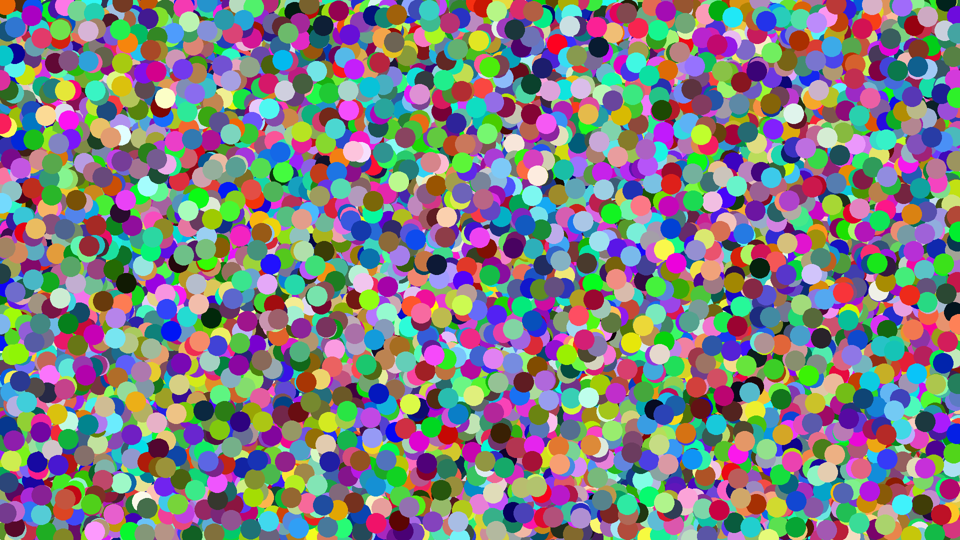
#> input picture 09Lists&Libraries/05.FileIO/Resized_Random.png, 960 x 540 px
$ python 07.Resize.py
#> lines starting #> are read from the running program, lines starting #| are printed output that depends on the picture
from PIL import Image
in_file = input("Name of an image file: ")
#> the answer given: Resized_Random.png
in_image = Image.open(in_file)
#> in_image is the input picture: PIL image 960x540 RGB; mean R, G, B 127.7, 126.8, 129.6
width, height = in_image.size
#> width = 960; height = 540
# n is the resize factor
n = 0.5
out_image = in_image.resize((int(width * n), int(height * n)))
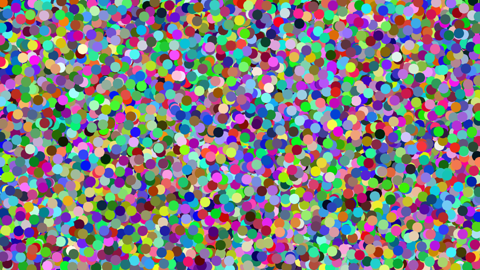
#> out_image: PIL image 480x270 RGB; mean R, G, B 127.7, 126.8, 129.7
out_image.save("Resized_" + in_file)
